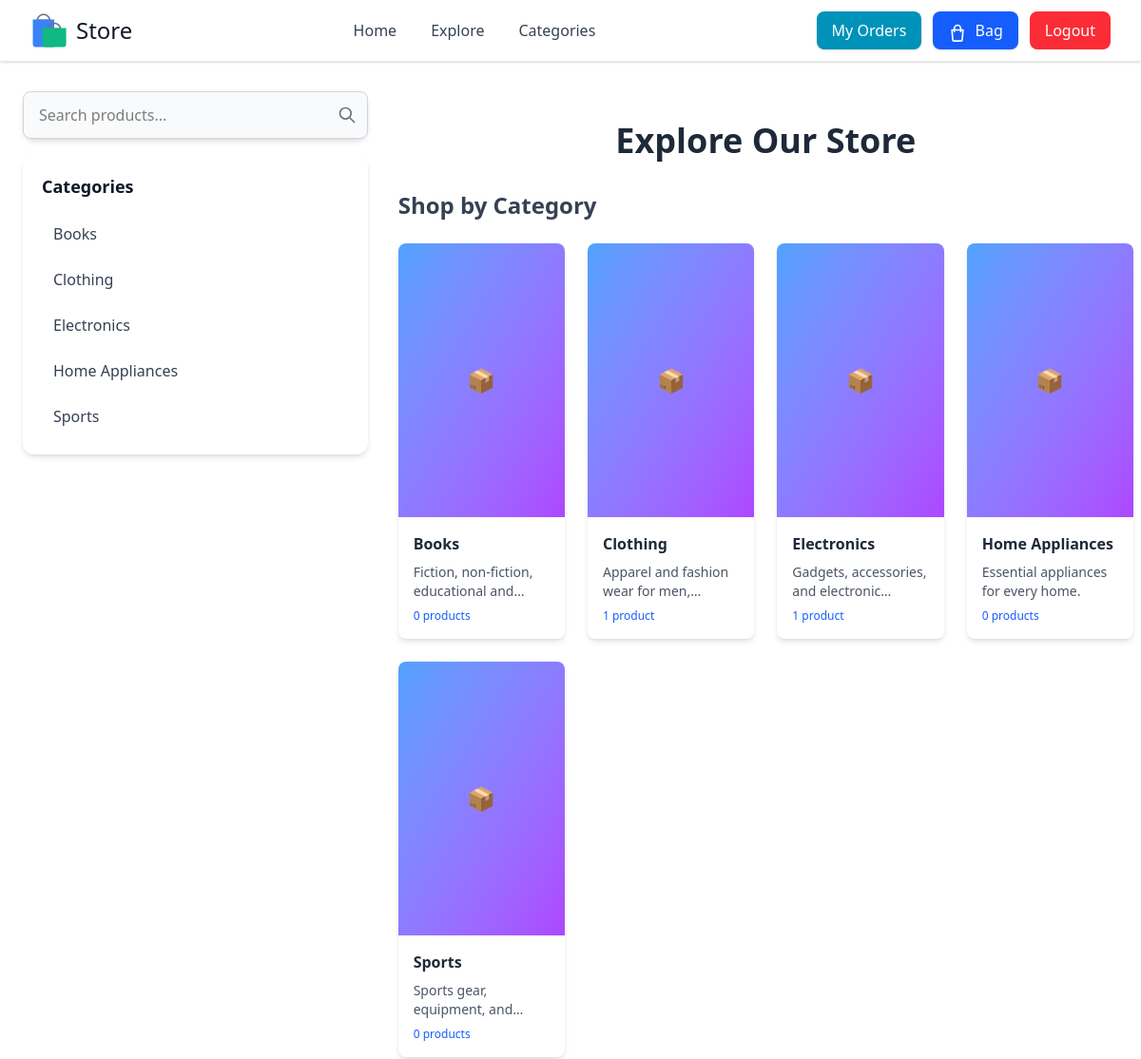
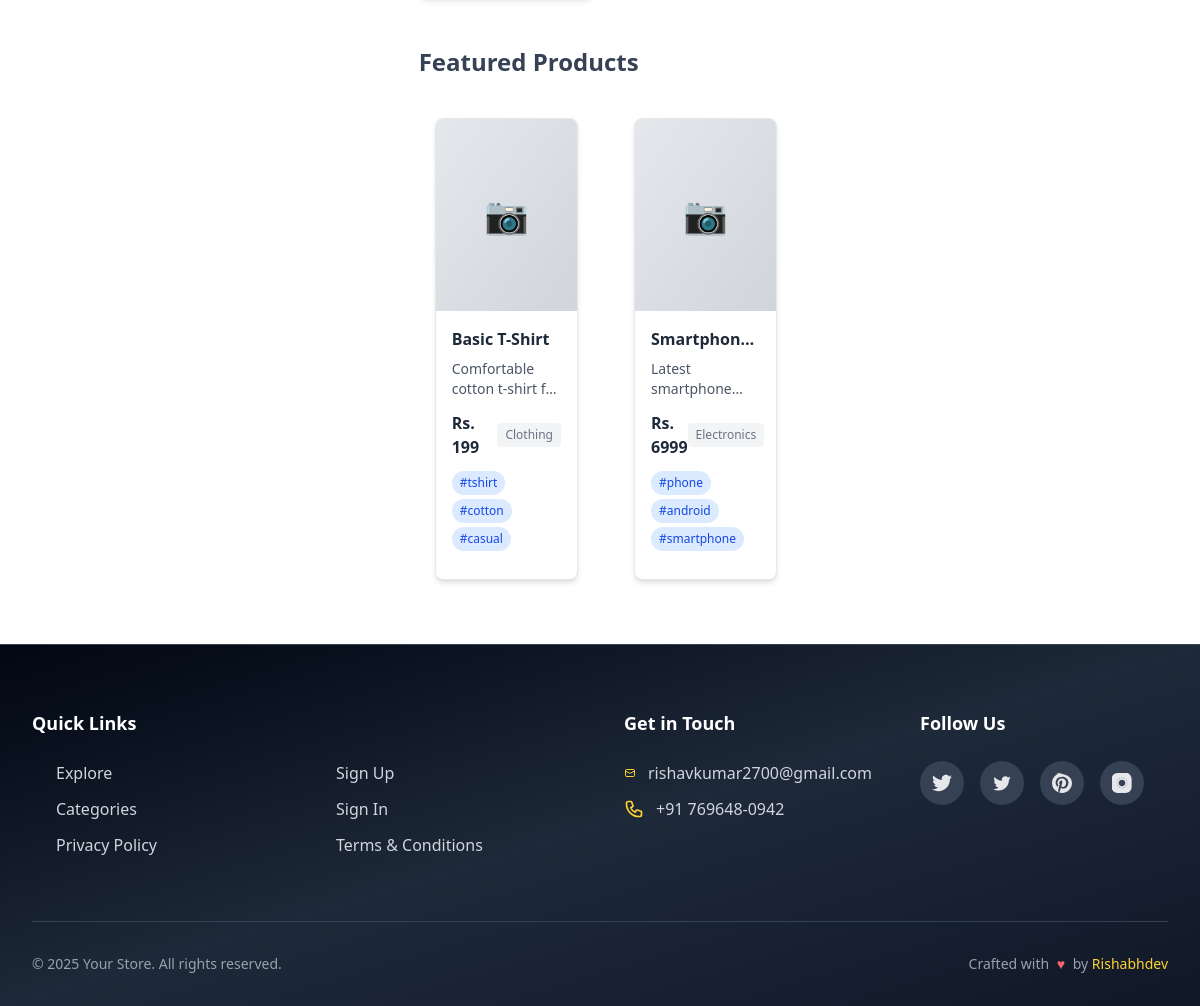
Page /explore/ (signed in) on the committed database (2 pictures, top to bottom).
### store/models.py (models this page shows, shortened)
class Category(models.Model):
    cover = ImageField(upload_to="covers/", null=True, blank=True)
    name = models.CharField(max_length=80)
    description = models.TextField()
    slug = models.SlugField(blank=False, unique=True, max_length=80)
    objects = models.Manager()
    class Meta:
        verbose_name_plural = "Categories"
    def get_absolute_url(self):
        return reverse("store:show-category", args=[self.slug])

class Product(models.Model):
    name = models.CharField(max_length=30)
    description = models.TextField()
    slug = models.SlugField(blank=False, unique=True, max_length=30)
    category = models.ForeignKey(Category, on_delete=models.CASCADE)
    price = models.IntegerField()
    date_added = models.DateField(auto_now_add=True)
    is_available = models.BooleanField(default=True)
    cover = ImageField(upload_to=path_and_rename, null=True, blank=True)
    tags = TaggableManager()
    objects = models.Manager()
    class Meta:
        ordering = ["-date_added"]
    def get_absolute_url(self):
        return reverse("store:show-product", args=[self.slug])

### store/views.py (the view)
# urls.py: path("explore/", explore, name="explore"),
def explore(request):
    tags = Tag.objects.all()
    categories = Category.objects.annotate(
        product_count=Count("product", filter=Q(product__is_available=True))
    ).order_by("name")
    featured_products = Product.objects.filter(is_available=True).order_by(
        "-date_added"
    )[
        :8
    ]  # Latest 8 products as featured
    products = (
        Product.objects.filter(is_available=True)
        .select_related("category")
        .prefetch_related("tags", "variants")
        .order_by("-date_added")
    )
    context = {
        "categories": categories,
        "featured_products": featured_products,
        "products": products,
    }
    return render(request, "store/explore.html", context)

### templates/store/explore.html (shortened to what this page needs)
{%extends 'base.html'%}
{% block content %}
{% include '../components/sidebar.html'%}
<div class="md:col-span-3 lg:col-span-4 xl:col-span-9 2xl:col-span-10 min-h-[80vh]">
    <h1 class="text-4xl my-8 text-center font-bold text-gray-800">Explore Our Store</h1>
    <section class="mb-12">
        <h2 class="text-2xl font-semibold mb-6 text-gray-700">Shop by Category</h2>
        <div class="grid grid-cols-2 md:grid-cols-3 lg:grid-cols-4 gap-6">
            {% for category in categories %}
            {% include '../components/category-card.html' with category=category %}
            {% empty %}
            <div class="col-span-full text-center py-8">
                <p class="text-gray-500 text-lg">No categories available yet</p>
            </div>
            {% endfor %}
        </div>
    </section>
    <section class="mb-12">
        <h2 class="text-2xl font-semibold mb-6 text-gray-700">Featured Products</h2>
        <div class="grid grid-cols-1 sm:grid-cols-2 lg:grid-cols-4 gap-6">
            {% for product in featured_products %}
            {% include '../components/product-card.html' with product=product %}
            {% empty %}
            <div class="col-span-full text-center py-8">
                <p class="text-gray-500">No featured products available</p>
            </div>
            {% endfor %}
        </div>
    </section>
</div>
{% endblock content %}

### templates/components/sidebar.html (shortened to what this page needs)
<aside class="w-full md:col-span-1 lg:col-span-2 xl:col-span-3 2xl:col-span-2 lg:ml-4">
    <div class="bg-white text-black rounded-xl shadow-md lg:mb-4">
        <form action="{% url 'store:search' %}" method="get" class="relative">
            <input
                class="w-full py-3 pl-4 pr-12 bg-gray-50 border border-gray-300 rounded-lg focus:outline-none focus:ring-2 focus:ring-blue-500 focus:border-transparent"
                type="text" name="query" placeholder="Search products..."
                {% if request.GET.query %}value="{{request.GET.query}}" {% endif %}>
            <button type="submit"
                class="absolute right-3 top-1/2 transform -translate-y-1/2 text-gray-500 hover:text-blue-600">
                <svg class="w-5 h-5" fill="none" stroke="currentColor" viewBox="0 0 24 24">
                    <path stroke-linecap="round" stroke-linejoin="round" stroke-width="2"
                        d="M21 21l-6-6m2-5a7 7 0 11-14 0 7 7 0 0114 0z" />
                </svg>
            </button>
        </form>
    </div>
    <div class="hidden md:block space-y-6">
        {% if categories %}
        <div class="bg-white rounded-xl shadow-md p-5">
            <h2 class="text-lg font-semibold text-gray-900 mb-4">Categories</h2>
            <div class="space-y-2">
                {% for category in categories %}
                <a href="{% url 'store:show-category' category.slug %}"
                    class="block px-3 py-2 text-gray-700 hover:text-blue-600 hover:bg-gray-50 rounded-lg transition-colors duration-200">
                    {{ category.name }}
                </a>
                {% endfor %}
            </div>
        </div>
        {% endif %}
    </div>
</aside>

### templates/components/category-card.html
<div class="bg-white rounded-lg shadow-md hover:shadow-lg transition-shadow overflow-hidden">
    <a href="{{ category.get_absolute_url }}">
        {% if category.cover %}
        <img src="{% if category.cover.url %}{{ category.cover.url }}{% else %}https://placehold.co/800x600?text=Category{% endif %}" alt="{{ category.name }}" class="w-full h-72 object-cover">
        {% else %}
        <div class="w-full h-72 bg-gradient-to-br from-blue-400 to-purple-500 flex items-center justify-center">
            <span class="text-2xl text-white">📦</span>
        </div>
        {% endif %}
        <div class="p-4">
            <h3 class="font-semibold text-gray-800 mb-2">{{ category.name }}</h3>
            <p class="text-sm text-gray-600 line-clamp-2">{{ category.description|truncatewords:10 }}</p>
            <div class="mt-2 text-xs text-blue-600 font-medium">
                {{ category.product_set.count }} product{{ category.product_set.count|pluralize }}
            </div>
        </div>
    </a>
</div>

### templates/components/product-card.html (shortened to what this page needs)
<div
    class="bg-white rounded-lg shadow-md hover:shadow-lg transition-all duration-300 overflow-hidden group border border-gray-200 m-1 md:m-4">
    <a href="{{ product.get_absolute_url }}" class="block">
        <div class="relative overflow-hidden">
            {% if product.cover %}
            <img src="{% if category.cover.url %}{{ category.cover.url }}{% else %}https://placehold.co/800x600?text={{product.name}}{% endif %}"
                alt="{{ product.name }}"
                class="w-full h-72 object-cover group-hover:scale-105 transition-transform duration-300">
            {% else %}
            <div class="w-full h-48 bg-gradient-to-br from-gray-200 to-gray-300 flex items-center justify-center">
                <span class="text-4xl text-gray-400">📷</span>
            </div>
            {% endif %}
        </div>
    </a>
    <div class="p-4">
        <h3 class="font-semibold text-gray-800 mb-2 truncate">{{ product.name }}</h3>
        <p class="text-gray-600 text-sm mb-3 line-clamp-2">{{ product.description|truncatewords:15 }}</p>
        <div class="flex items-center justify-between mb-3">
            <span class="text-md font-bold text-gray-800">Rs. {{ product.price }}</span>
            <span class="text-xs text-gray-500 bg-gray-100 px-2 py-1 rounded">
                {{ product.category.name }}
            </span>
        </div>
        {% if product.tags.all %}
        <div class="flex flex-wrap gap-1 mb-3">
            {% for tag in product.tags.all|slice:":3" %}
            <span class="text-xs bg-blue-100 text-blue-700 px-2 py-1 rounded-full">
                #{{ tag.name }}
            </span>
            {% endfor %}
        </div>
        {% endif %}
    </div>
</div>

### templates/store/explore.html (style rules this page uses)
.line-clamp-2 { display: -webkit-box; -webkit-line-clamp: 2; -webkit-box-orient: vertical; overflow: hidden; }

### rows in the picture
Category: name "Books", description "Fiction, non-fiction, educational…", product_set.count "0"
Category: name "Clothing", description "Apparel and fashion wear for…", product_set.count "1"
Category: name "Electronics", description "Gadgets, accessories, and…", product_set.count "1"
Category: name "Home Appliances", description "Essential appliances for every home.", product_set.count "0"
Category: name "Sports", description "Sports gear, equipment,…", product_set.count "0"
Product: name "Basic T-Shirt", description "Comfortable cotton t-shirt…", price "199", category.name "Clothing"
Tag: name "tshirt"
Tag: name "cotton"
Tag: name "casual"
Product: name "Smartphon…", description "Latest…", price "6999", category.name "Electronics"
Tag: name "phone"
Tag: name "android"
Tag: name "smartphone"
